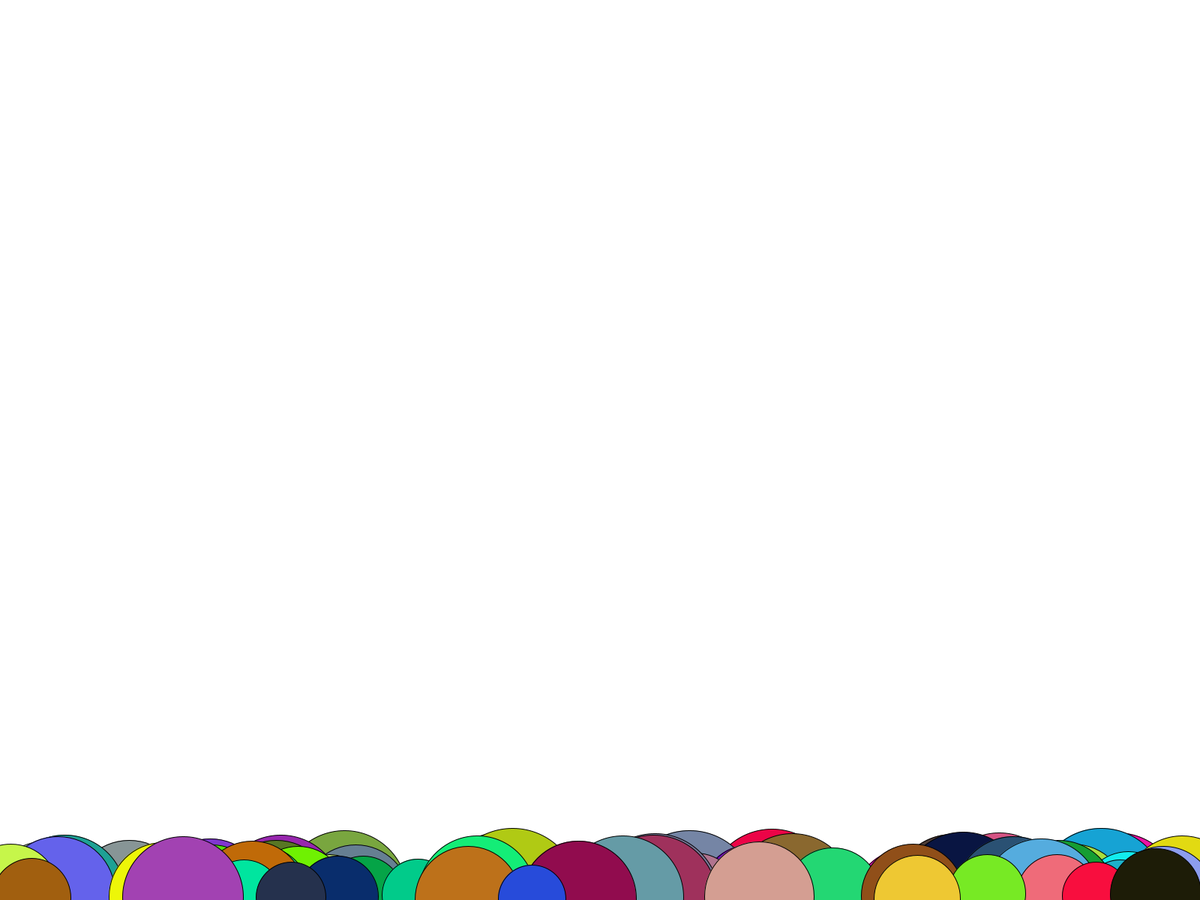
Frame 1 (no input)
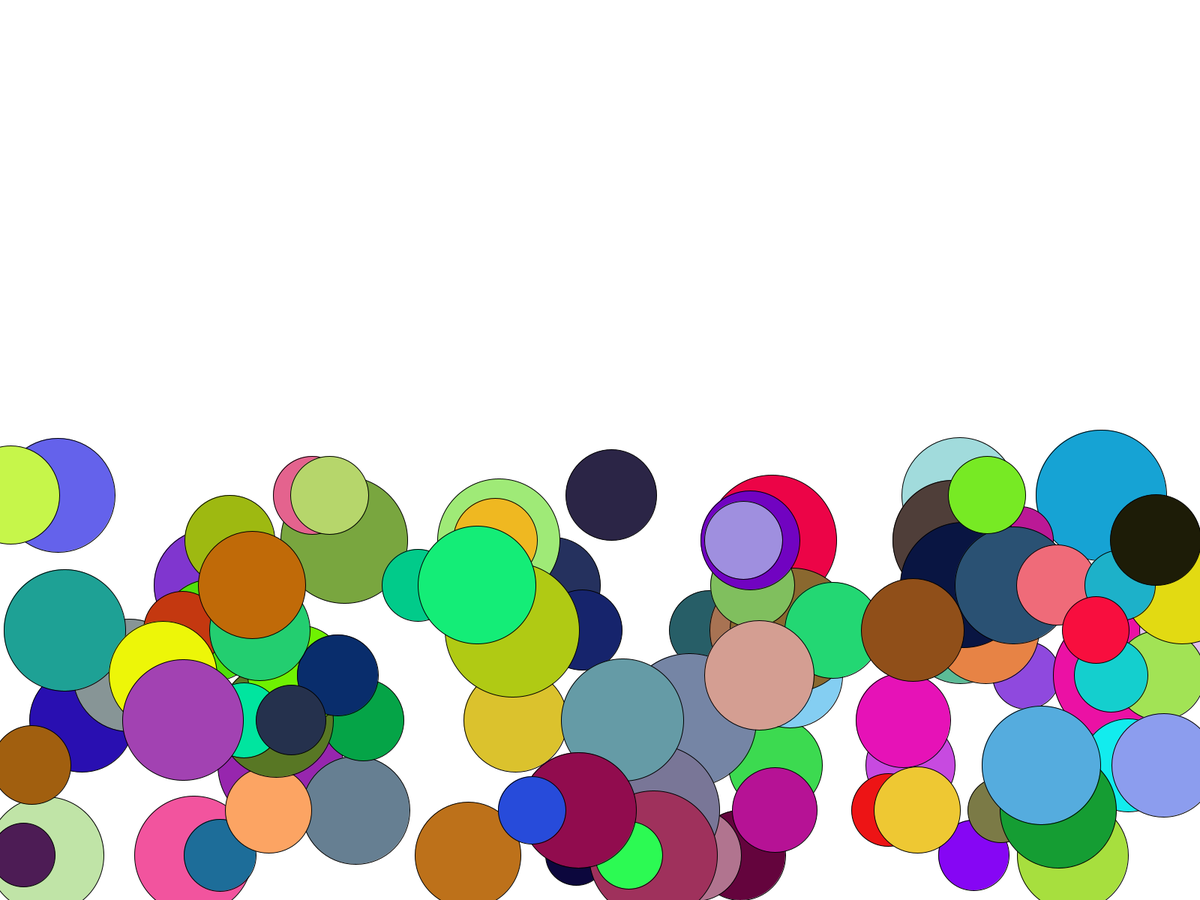
Frame 60 (the mouse pressed at the canvas centre just before this capture)
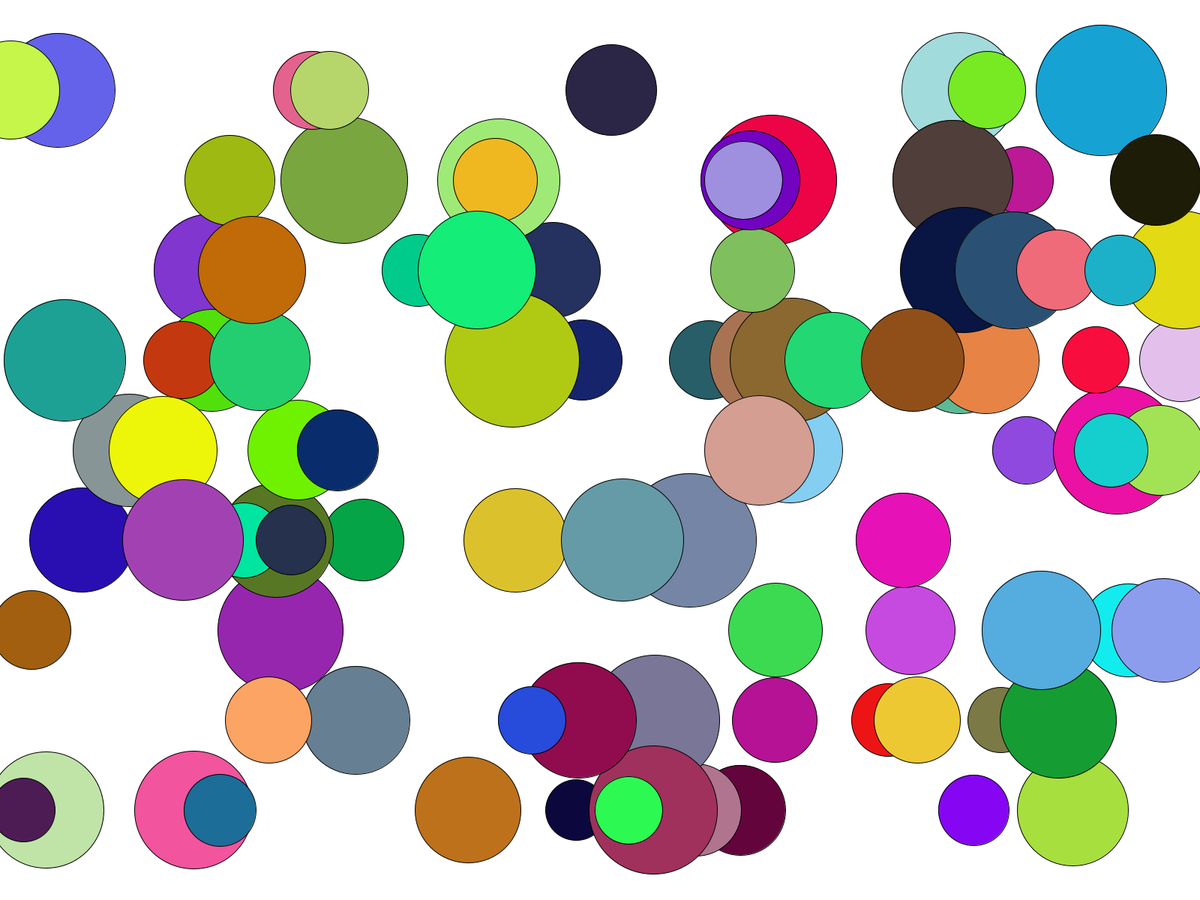
Frame 120 (the mouse held since frame 60 and released just before this capture)

The Processing sketch that drew these frames (run headless with seeded random() and noise(); from frame 60 on, the mouse is pressed at the canvas centre):

// Processing sketch: assignment1_pde
// ── assignment1_pde.pde
class Balloon{
  int x; 
  int y; 
  int riseSpeed;
  int driftSpeed;
  color c;
  int size;
  
  Balloon(){
    setBalloon();
  }
  
  void setBalloon(){
    x = (int) random(0, width);
    y = height;
    riseSpeed = (int) random(1, 10);
    driftSpeed = (int) random(1, 10);
    c = color(random(0, 255), random(0, 255), random(0, 255));
    size = (int)random(80, 180);
  }
  int moveSideways(int xpos, int xvel){
    int newX = xpos; 
    if (xpos > width){
      xpos = 0; 
    } else if (xpos < 0) {
      xpos = width;
    }
    
    if (xvel > 0){
      newX = xpos + driftSpeed;
    } else if (xvel < 0){
      newX = xpos - driftSpeed;
    }
    return newX;
  }
  int moveUp(int ypos, int yvel){
    int newY = y - riseSpeed; 
    if (ypos <=0 ){
      setBalloon();
      newY = height;
    }
    if (yvel > 0) {
       newY = ypos - (riseSpeed * 2);
    }
    
    if (yvel < 0) {
      newY = ypos - (riseSpeed / 2);
    }
    
    return newY; 
  }
  public void update(int xvel, int yvel){
    y = this.moveUp(y,  yvel);
    x = this.moveSideways(x, xvel);
    fill(c);
    ellipse(x, y, size, size);
  }
}

int numOfBalloons = 100;
int  xVelocity = 0;
int  yVelocity = 0; 

Balloon[] balloons = new Balloon[numOfBalloons];

void setup(){
  fullScreen();
  //size(1024, 768);
  for (int i = 0; i < balloons.length; i++){
    balloons[i] = new Balloon();
  }
}

void draw(){
  background(255);
  for (int i = 0; i < balloons.length; i++){
    balloons[i].update(xVelocity, yVelocity);
  }
}

void keyPressed(){
  if (key != CODED) return;
  if (keyCode == LEFT){
    println("left is pressed");
    xVelocity = -1; 
  } else if (keyCode == RIGHT){
    xVelocity = 1;
  }
  
  if (keyCode == UP){
    println("UP is pressed");
    yVelocity = -1;
  } else if (keyCode == DOWN){
    yVelocity = 1;
  }
}

void keyReleased() { 
  if (key != CODED) return;
  if (keyCode == LEFT){
    println("left is released");
    xVelocity = 0; 
  } else if (keyCode == RIGHT){
    xVelocity = 0;
  }
  
  if (keyCode == UP){
    println("UP is released");
    yVelocity = 0;
  } else if (keyCode == DOWN){
    yVelocity = 0;
  }
}
